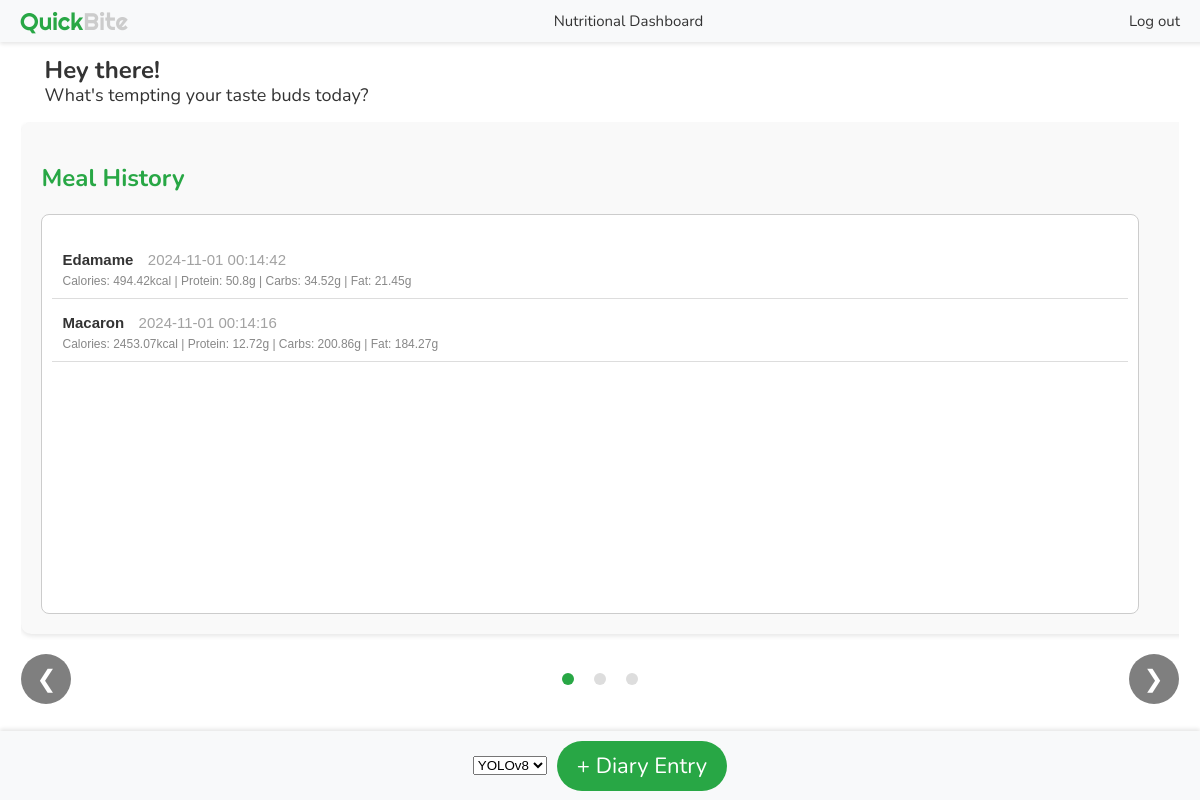
Page /dashboard (signed in) on the earlier database version.
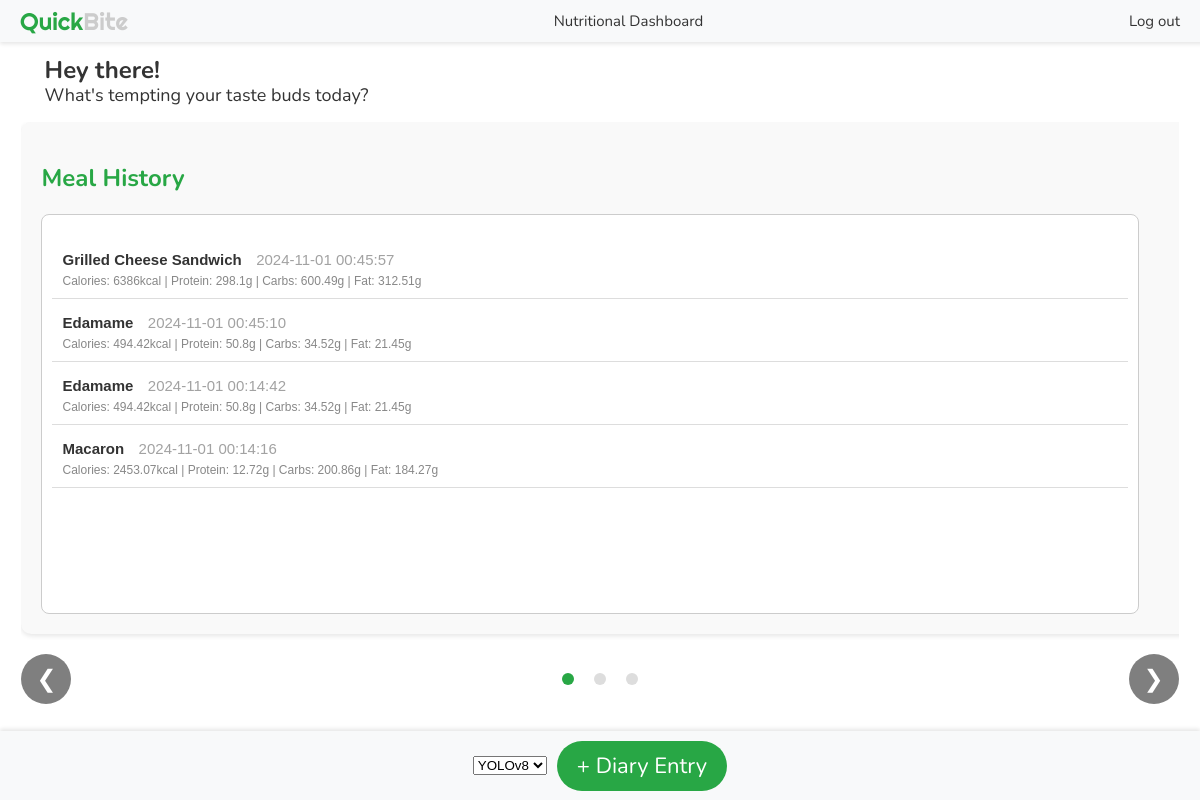
Same page on the later database version.
### tables this page shows
CREATE TABLE diary_meal_entries (
    id INTEGER PRIMARY KEY AUTOINCREMENT,
    user_id INTEGER NOT NULL,           -- Foreign key to reference users table
    meal_name TEXT NOT NULL,   
    SUGAR_added_g INTEGER,
    CA_mg INTEGER,
    CHOCDF_net_g INTEGER,
    CHOCDF_g INTEGER,
    CHOLE_mg INTEGER,
    ENERC_KCAL_kcal INTEGER,
    FAMS_g INTEGER,
    FAPU_g INTEGER,
    FASAT_g INTEGER,
    FATRN_g INTEGER,
    FIBTG_g INTEGER,
    FOLDFE_microg INTEGER,
    FOLFD_microg INTEGER,
    FOLAC_microg INTEGER,
    FE_mg INTEGER,
    MG_mg INTEGER,
    NIA_mg INTEGER,
    P_mg INTEGER,
    K_mg INTEGER,
    PROCNT_g INTEGER,
    RIBF_mg INTEGER,
    NA_mg INTEGER,
    SUGAR_ALCOHOL_g INTEGER,
    SUGAR_g INTEGER,
    THIA_mg INTEGER,
    FAT_g INTEGER,
    VITA_RAE_microg INTEGER,
    VITB12_microg INTEGER,
    VITB6A_mg INTEGER,
    VITC_mg INTEGER,
    VITD_microg INTEGER,
    TOCPHA_mg INTEGER,
    VITK_microg INTEGER,
    WATER_g INTEGER,
    ZN_mg INTEGER,
    timestamp TEXT NOT NULL              -- Timestamp when the meal was logged
, path_to_image TEXT, serving_count integer);

### app.py (the view)
@app.route("/dashboard")
@login_required
def dashboard():
    db = get_db()
    cursor = db.cursor()
    cursor.execute(
        """SELECT *, ENERC_KCAL_kcal as calories,
                   PROCNT_g as protein, CHOCDF_g as carbs, FAT_g as fat, timestamp FROM diary_meal_entries
                   WHERE user_id = ? ORDER BY datetime(timestamp) DESC""",
        (current_user.id,),
    )
    meals = cursor.fetchall()
    seven_days_ago = datetime.now() - timedelta(days=7)
    cursor.execute(
        """
        SELECT strftime('%Y-%m-%d', timestamp) AS day,
               SUM(ENERC_KCAL_kcal) AS calories,
               SUM(PROCNT_g) as protein,
               SUM(CHOCDF_g) as carbs,
               SUM(FAT_g) as fat
        FROM diary_meal_entries
        WHERE user_id = ? AND timestamp >= ?
        GROUP BY day
        ORDER BY day DESC
    """,
        (current_user.id, seven_days_ago),
    )
    meals_last_7_days = cursor.fetchall()
    db.close()
    return render_template(
        "dashboard.html",
        user=current_user,
        meals=meals,
        user_id=current_user.id,
        meals_last_7_days=json.dumps(meals_last_7_days),
    )

### app.py (called while the page is built)
def get_db():
    if "db" not in g:
        g.db = sqlite3.connect("database.db")
    return g.db

@login_manager.user_loader
def load_user(user_id):
    db = get_db()
    cursor = db.cursor()
    cursor.execute("SELECT * FROM users WHERE id = ?", (user_id,))
    user_data = cursor.fetchone()
    if user_data:
        return User(*user_data)
    return None

### templates/dashboard.html (shortened to what this page needs)
<!DOCTYPE html>
<html lang="en">
<head>
    <link rel="stylesheet" href="{{ url_for('static', filename='css/style.css') }}">
</head>
<body class="no-background">
    <div class="header-bar">
        <div class="left" id="title-refresh">
            <span style="color: #28a745;">Quick</span><span style="color: #cccccc;">Bite</span>
        </div>
        <div class="center">Nutritional Dashboard</div>
        <div class="right">
            <a href="{{ url_for('logout') }}" style="text-decoration: none; color: inherit;">Log out</a>
        </div>
    </div>
    <div class="grid-layout">
        <p class="greeting-text">
            <span class="greeting-main">Hey there!</span><span class="greeting-sub">What's tempting your taste buds
                today?</span>
        </p>
        <div class="carousel-container">
            <div class="carousel">
                <div class="carousel-item">
                    <h2>Meal History</h2>
                    <div class="meal-list">
                        <ul>
                            {% for meal in meals %}
                            <li data-meal-id="{{ meal[0] }}">
                                <span class="meal-name">{{ meal[2] }}</span>
                                <span class="meal-time">{{ meal[-1] }}</span><br>
                                <span class="meal-info">
                                    Calories: {{ meal[8] }}kcal | Protein: {{ meal[22] }}g | Carbs: {{ meal[6] }}g |
                                    Fat: {{ meal[28] }}g
                                </span>
                            </li>
                            {% else %}
                            <li>No meals recorded yet.</li>
                            {% endfor %}
                        </ul>
                    </div>
                </div>
        </div>
        <div class="carousel-controls">
            <button class="carousel-prev" onclick="prevSlide()">&#10094;</button>
            <div class="carousel-indicators">
                <span class="indicator active" onclick="showSlide(0)"></span>
                <span class="indicator" onclick="showSlide(1)"></span>
                <span class="indicator" onclick="showSlide(2)"></span>
            </div>
            <button class="carousel-next" onclick="nextSlide()">&#10095;</button>
        </div>
    </div>
    </div>
    <div class="bottom-bar">
        <form id="uploadForm" action="/upload" method="POST" enctype="multipart/form-data">
            <select id="model-select" name="model">
                <option value="yolov8">YOLOv8</option>
            </select>
        </form>
        <button class="add-diary-button" onclick="triggerFileUpload()">+ Diary Entry</button>
    </div>
</body>
</html>

### static/css/style.css (style rules this page uses)
body { font-family: 'Nunito', sans-serif; background-size: cover; background-position: center; animation: fadeBackground 30s infinite; color: #333; margin: 0; padding: 0; display: flex; justify-content: center; align-items: center; height: 100vh; animation-timing-function:cubic-bezier(0.895, 0.03, 0.685, 0.22) }
h2 { color: #333; font: 24px 'Righteous'; color: #28a745; margin-bottom: 20px; }
p { font-family: 'nunito', sans-serif; color: #a2a2a2; }
button { width: 100%; padding: 10px; background-color: #888888; color: white; border: none; border-radius: 4px; cursor: pointer; margin: 10px 0; }
a { color: #888888; text-decoration: none; }
.meal-list { background-color: #fff; height: auto; overflow-y: auto; border: 1px solid #ccc; padding: 10px; border-radius: 8px; max-width: 32%; min-height: 400px; box-sizing: border-box; }
.meal-list ul { padding: 0; list-style-type: none; }
.meal-list li { padding: 10px; margin: 5px 0; border-bottom: 1px solid #ddd; }
.no-background { background: none !important; }
.header-bar { position: fixed; top: 0; left: 0; width: 100%; height: 42px; background-color: #f8f9fa; display: flex; justify-content: space-between; align-items: center; padding: 0 20px; box-shadow: 0 2px 4px rgba(0, 0, 0, 0.1); z-index: 1000; }
.header-bar .left { font-family: 'Righteous', sans-serif; font-size: 24px; }
.header-bar .center { font-family: 'nunito', sans-serif; font-size: 15px; text-align: center; flex: 1; }
.header-bar .right { font-family: 'nunito', sans-serif; font-size: 15px; text-align: right; padding-right: 40px; }
.bottom-bar { position: fixed; bottom: 0; left: 0; width: 100%; height: 69px; background-color: #f8f9fa; display: flex; justify-content: center; align-items: center; gap: 10px; box-shadow: 0 -2px 4px rgba(0, 0, 0, 0.1); z-index: 1000; }
.add-diary-button { background-color: #28a745; border: none; padding: 10px 20px; font-size: 22px; border-radius: 69px; width: auto; font-family: 'nunito', sans-serif; cursor: pointer; }
.meal-name { font-weight: bold; font-size: 15px; }
.meal-time { color: #a2a2a2; font-size: 15px; margin-left: 10px; }
.meal-info { color: #888888; font-size: 12px; display: block; margin-top: 5px; }
.greeting-text { display: block; font-family: 'Nunito', sans-serif; font-size: 18px; text-align: left; color: #333; padding-left: 2%; }
.greeting-main { font-size: 24px; font-weight: bold; display: block; }
.grid-layout { display: grid; grid-template-columns: 1fr; grid-template-rows: auto auto; padding: 20px; max-width: 1400px; margin: 0 auto; }
.greeting-sub { font-size: 18px; display: block; line-height: 1; }
.carousel-container { position: relative; max-width: 1200px; margin: 0 auto; overflow: hidden; padding-bottom: 50px; }
.carousel-container { position: relative; margin: 0 auto; overflow: hidden; }
.carousel { display: flex; transition: transform 0.5s ease-in-out; width: 300%; }
.carousel-item { min-width: 100%; box-sizing: border-box; padding: 20px; background-color: #f9f9f9; border-radius: 10px; box-shadow: 0 2px 5px rgba(0, 0, 0, 0.1); }
.carousel-controls { display: flex; justify-content: space-between; align-items: center; margin-top: 10px; width: 100%; }
.carousel-prev, .carousel-next { background-color: rgba(0, 0, 0, 0.5); color: white; border: none; padding: 10px; cursor: pointer; font-size: 24px; border-radius: 50%; width: 50px; height: 50px; transition: background-color 0.3s ease; display: flex; justify-content: center; align-items: center; }
.carousel-indicators { position: absolute; left: 50%; transform: translateX(-50%); display: flex; justify-content: center; align-items: center; gap: 10px; }
.indicator { display: inline-block; width: 12px; height: 12px; margin: 0 5px; background-color: #ddd; border-radius: 50%; cursor: pointer; }
.indicator.active { background-color: #28a745; }
.carousel-item h2 { font-family: 'Nunito', sans-serif; font-weight: 700; font-size: 24px; color: #28a745; margin-bottom: 20px; }
#title-refresh { cursor: pointer; }

### templates/dashboard.html (style rules this page uses)
body { font-family: Arial, sans-serif; }
.meal-list { height: 300px; overflow-y: scroll; }

Differences in the rows shown:
added diary_meal_entries: meal_name "Grilled Cheese Sandwich", timestamp "2024-11-01 00:45:57", ENERC_KCAL_kcal "6386", PROCNT_g "298.1", CHOCDF_g "600.49", FAT_g "312.51"
added diary_meal_entries: meal_name "Edamame", timestamp "2024-11-01 00:45:10", ENERC_KCAL_kcal "494.42", PROCNT_g "50.8", CHOCDF_g "34.52", FAT_g "21.45"
